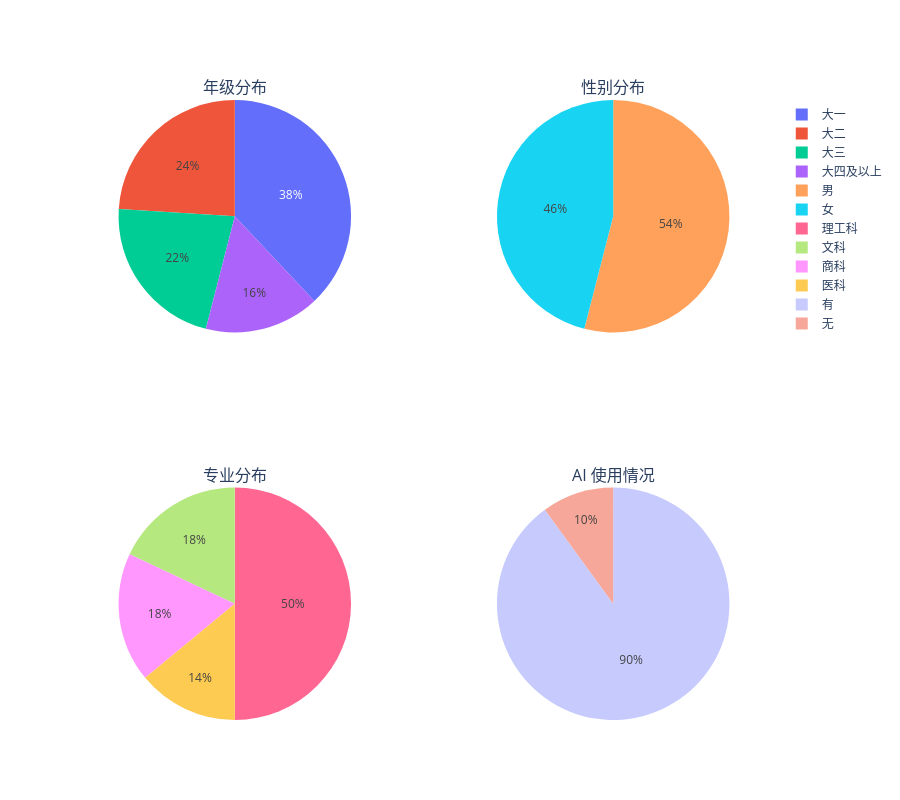

The notebook cell saved with this chart:
### Markdown cell above
# 变量各自的分布

### Code cell
fig = make_subplots(rows=2, cols=2, subplot_titles=["年级分布", "性别分布", "专业分布", "AI 使用情况"], 
                    specs=[[{"type": "domain"}, {"type": "domain"}],
                           [{"type": "domain"}, {"type": "domain"}]])
fig.add_trace(go.Pie(labels=["大一", "大二", "大三", "大四及以上"], values=data["grade"].value_counts().tolist()), row=1, col=1)
fig.add_trace(go.Pie(labels=["男", "女"], values=data["gender"].value_counts().tolist()), row=1, col=2)
fig.add_trace(go.Pie(labels=["理工科", "文科", "商科", "医科"], values=data["major"].value_counts().tolist()), row=2, col=1)
fig.add_trace(go.Pie(labels=["有", "无"], values=data["use AI"].value_counts().tolist()), row=2, col=2)
fig.update_layout(height=800)
fig.show()

### Figure 1 — Plotly figure (JSON) as saved in the notebook; plotly's stock layout.template omitted (floating-point values rounded to 4 significant figures)
{"data": [{"labels": ["大一", "大二", "大三", "大四及以上"], "values": [19, 12, 11, 8], "type": "pie", "domain": {"x": [0.0, 0.45], "y": [0.625, 1.0]}}, {"labels": ["男", "女"], "values": [27, 23], "type": "pie", "domain": {"x": [0.55, 1.0], "y": [0.625, 1.0]}}, {"labels": ["理工科", "文科", "商科", "医科"], "values": [25, 9, 9, 7], "type": "pie", "domain": {"x": [0.0, 0.45], "y": [0.0, 0.375]}}, {"labels": ["有", "无"], "values": [45, 5], "type": "pie", "domain": {"x": [0.55, 1.0], "y": [0.0, 0.375]}}], "layout": {"annotations": [{"font": {"size": 16}, "showarrow": false, "text": "年级分布", "x": 0.225, "xanchor": "center", "xref": "paper", "y": 1.0, "yanchor": "bottom", "yref": "paper"}, {"font": {"size": 16}, "showarrow": false, "text": "性别分布", "x": 0.775, "xanchor": "center", "xref": "paper", "y": 1.0, "yanchor": "bottom", "yref": "paper"}, {"font": {"size": 16}, "showarrow": false, "text": "专业分布", "x": 0.225, "xanchor": "center", "xref": "paper", "y": 0.375, "yanchor": "bottom", "yref": "paper"}, {"font": {"size": 16}, "showarrow": false, "text": "AI 使用情况", "x": 0.775, "xanchor": "center", "xref": "paper", "y": 0.375, "yanchor": "bottom", "yref": "paper"}], "height": 800}}
